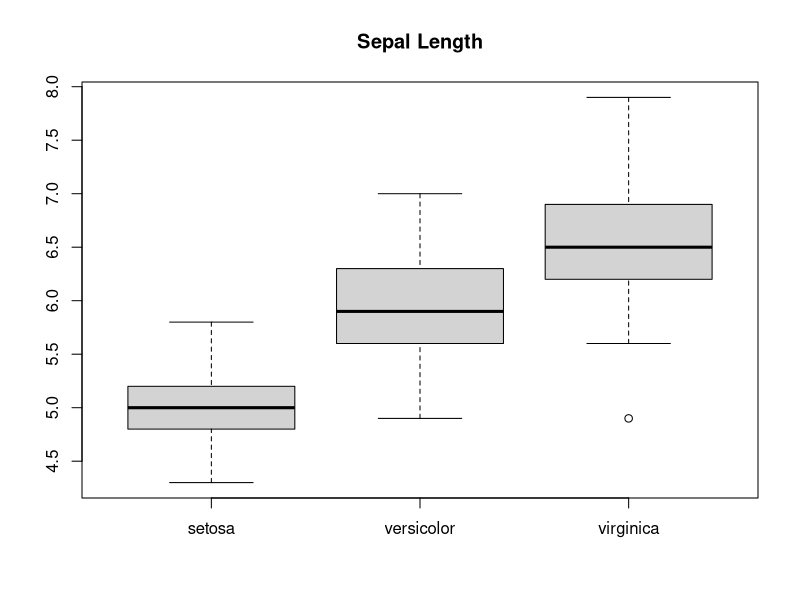
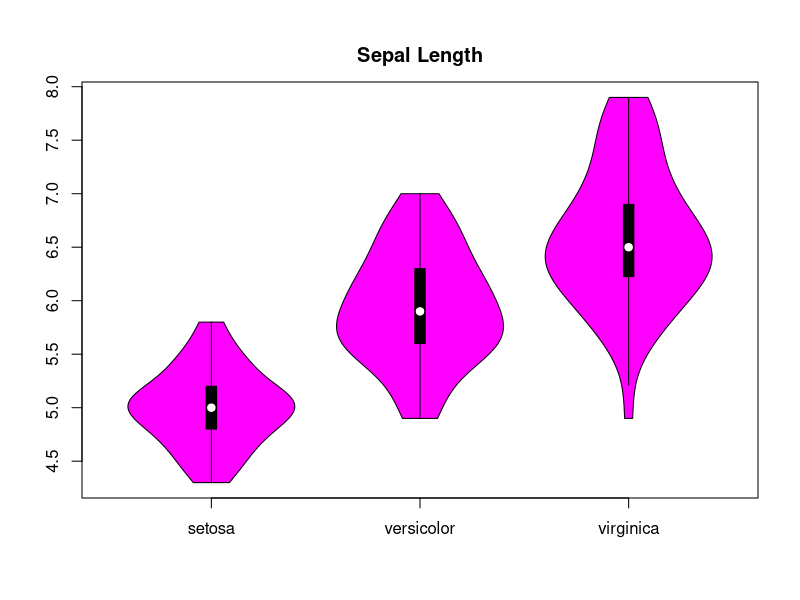
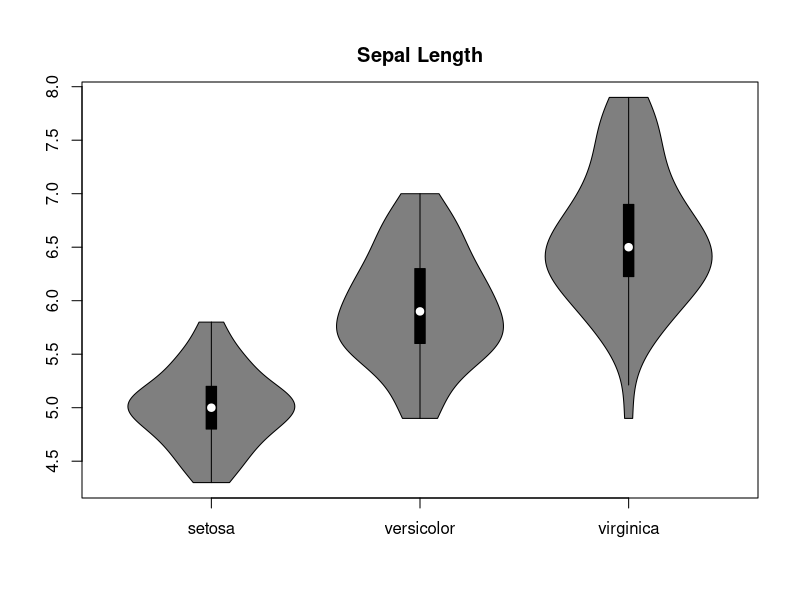
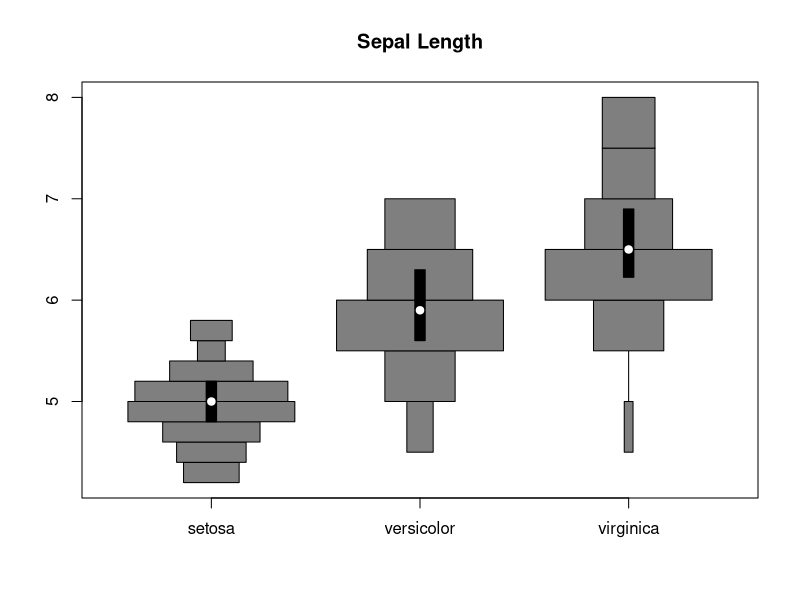
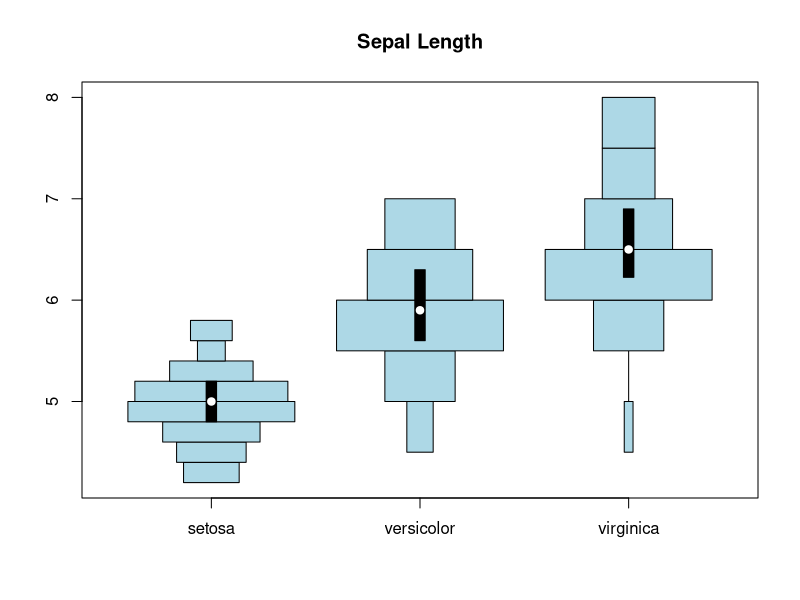
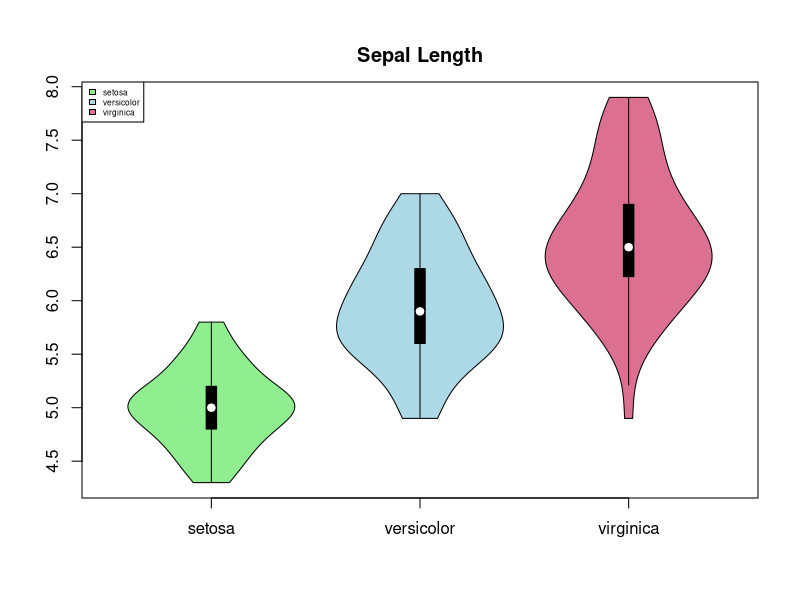
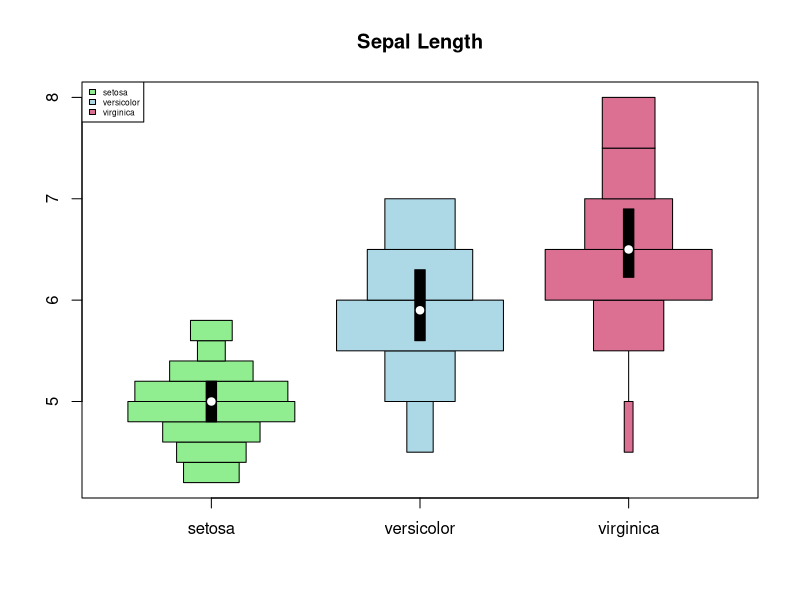
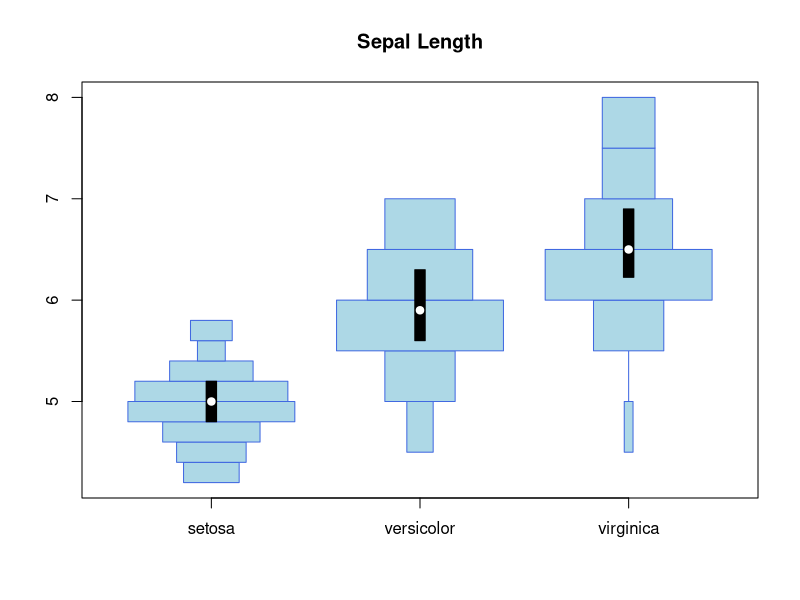

R code for these plots, in order:
## ---- chunk 1
library("vioplot")
## ---- chunk 2
data(iris)
boxplot(iris$Sepal.Length[iris$Species=="setosa"], iris$Sepal.Length[iris$Species=="versicolor"], iris$Sepal.Length[iris$Species=="virginica"], names=c("setosa", "versicolor", "virginica"), main = "Sepal Length")
vioplot(iris$Sepal.Length[iris$Species=="setosa"], iris$Sepal.Length[iris$Species=="versicolor"], iris$Sepal.Length[iris$Species=="virginica"], names=c("setosa", "versicolor", "virginica"), main = "Sepal Length", col="magenta")
## ---- chunk 3
vioplot(iris$Sepal.Length[iris$Species=="setosa"], iris$Sepal.Length[iris$Species=="versicolor"], iris$Sepal.Length[iris$Species=="virginica"], names=c("setosa", "versicolor", "virginica"), main = "Sepal Length")
## ---- chunk 4
histoplot(iris$Sepal.Length[iris$Species=="setosa"], iris$Sepal.Length[iris$Species=="versicolor"], iris$Sepal.Length[iris$Species=="virginica"], names=c("setosa", "versicolor", "virginica"), main = "Sepal Length")
## ---- chunk 5
histoplot(iris$Sepal.Length[iris$Species=="setosa"], iris$Sepal.Length[iris$Species=="versicolor"], iris$Sepal.Length[iris$Species=="virginica"], names=c("setosa", "versicolor", "virginica"), main = "Sepal Length", col="lightblue")
## ---- chunk 6
vioplot(iris$Sepal.Length[iris$Species=="setosa"], iris$Sepal.Length[iris$Species=="versicolor"], iris$Sepal.Length[iris$Species=="virginica"], names=c("setosa", "versicolor", "virginica"), main = "Sepal Length", col=c("lightgreen", "lightblue", "palevioletred"))
legend("topleft", legend=c("setosa", "versicolor", "virginica"), fill=c("lightgreen", "lightblue", "palevioletred"), cex = 0.5)
## ---- chunk 7
histoplot(iris$Sepal.Length[iris$Species=="setosa"], iris$Sepal.Length[iris$Species=="versicolor"], iris$Sepal.Length[iris$Species=="virginica"], names=c("setosa", "versicolor", "virginica"), main = "Sepal Length", col=c("lightgreen", "lightblue", "palevioletred"))
legend("topleft", legend=c("setosa", "versicolor", "virginica"), fill=c("lightgreen", "lightblue", "palevioletred"), cex = 0.5)
## ---- chunk 8
histoplot(iris$Sepal.Length[iris$Species=="setosa"], iris$Sepal.Length[iris$Species=="versicolor"], iris$Sepal.Length[iris$Species=="virginica"], names=c("setosa", "versicolor", "virginica"), main = "Sepal Length", col="lightblue", border="royalblue")
## ---- chunk 9
histoplot(iris$Sepal.Length[iris$Species=="setosa"], iris$Sepal.Length[iris$Species=="versicolor"], iris$Sepal.Length[iris$Species=="virginica"], names=c("setosa", "versicolor", "virginica"), main = "Sepal Length", rectCol="palevioletred", lineCol="violetred")
## ---- chunk 10
histoplot(iris$Sepal.Length[iris$Species=="setosa"], iris$Sepal.Length[iris$Species=="versicolor"], iris$Sepal.Length[iris$Species=="virginica"], names=c("setosa", "versicolor", "virginica"), main = "Sepal Length", colMed="violet")
## ---- chunk 11
histoplot(iris$Sepal.Length[iris$Species=="setosa"], iris$Sepal.Length[iris$Species=="versicolor"], iris$Sepal.Length[iris$Species=="virginica"], names=c("setosa", "versicolor", "virginica"), main = "Sepal Length", col="lightblue", border="royalblue", rectCol="palevioletred", lineCol="violetred", colMed="violet")
## ---- chunk 12
histoplot(iris$Sepal.Length[iris$Species=="setosa"], iris$Sepal.Length[iris$Species=="versicolor"], iris$Sepal.Length[iris$Species=="virginica"], names=c("setosa", "versicolor", "virginica"), main="Sepal Length (Equal Area)", areaEqual = T, col=c("lightgreen", "lightblue", "palevioletred"), border=c("darkolivegreen4", "royalblue4", "violetred4"), rectCol=c("forestgreen", "blue", "palevioletred3"), lineCol=c("darkolivegreen", "royalblue", "violetred4"), colMed=c("green", "cyan", "magenta"), pchMed=c(15, 17, 19))
## ---- chunk 13
data(iris)
summary(iris$Sepal.Width)
table(iris$Sepal.Width > mean(iris$Sepal.Width))
iris_large <- iris[iris$Sepal.Width > mean(iris$Sepal.Width), ]
iris_small <- iris[iris$Sepal.Width <= mean(iris$Sepal.Width), ]
## ---- chunk 14
{
  par(mfrow=c(1,2))
histoplot(Sepal.Length~Species, data=iris_small, col = "lightblue", plotCentre = "line")
histoplot(Sepal.Length~Species, data=iris_large, col = "palevioletred", plotCentre = "line")
par(mfrow=c(1,1))
}
## ---- chunk 15
histoplot(Sepal.Length~Species, data=iris_large, col = "palevioletred", plotCentre = "line", side = "right")
histoplot(Sepal.Length~Species, data=iris_small, col = "lightblue", plotCentre = "line", side = "left", add = T)
title(xlab = "Species", ylab = "Sepal Length")
legend("topleft", fill = c("lightblue", "palevioletred"), legend = c("small", "large"), title = "Sepal Width")
## ---- chunk 16
data(iris)
summary(iris$Sepal.Width)
table(iris$Sepal.Width > mean(iris$Sepal.Width))
iris_large <- iris[iris$Sepal.Width > mean(iris$Sepal.Width), ]
iris_small <- iris[iris$Sepal.Width <= mean(iris$Sepal.Width), ]
## ---- chunk 17
histoplot(Sepal.Length~Species, data=iris_large, col = "palevioletred", plotCentre = "line", side = "right")
histoplot(Sepal.Length~Species, data=iris_small, col = "lightblue", plotCentre = "line", side = "left", add = T)
title(xlab = "Species", ylab = "Sepal Length")
legend("topleft", fill = c("lightblue", "palevioletred"), legend = c("small", "large"), title = "Sepal Width")
## ---- chunk 18
dlist1 <- lapply(c(10,20,30,40), function(n) runif(n))
dlist2 <- lapply(c(100,200,300,400), function(n) runif(n))

hscale1 <- sapply(dlist1, function(r){
  max(hist(r, plot=FALSE, breaks=seq(0,1,by=.05))$density)})
histoplot(dlist1, side='left', col=grey(.3),
          breaks=seq(0,1,by=.05), add=FALSE, pchMed=NA, drawRect=FALSE, border=NA,
          wex=hscale1/length(hscale1))
hscale2 <- sapply(dlist2, function(r){
  max(hist(r, plot=FALSE, breaks=seq(0,1,by=.05))$density)})
histoplot(dlist2, side='right', col=grey(.7),
          breaks=seq(0,1,by=.05), add=TRUE, pchMed=NA, drawRect=FALSE, border=NA,
          wex=hscale2/length(hscale2))
## ---- chunk 19
dvec <- length(unlist(c(dlist1, dlist2)))/4

histoplot(dlist1, side='left', col=grey(.3),
          breaks=seq(0,1,by=.05), add=FALSE, pchMed=NA, drawRect=FALSE, border=NA,
          wex=sapply(dlist1, length)/dvec*hscale1/length(hscale1))
histoplot(dlist2, side='right', col=grey(.7),
          breaks=seq(0,1,by=.05), add=TRUE, pchMed=NA, drawRect=FALSE, border=NA,
          wex=sapply(dlist2, length)/dvec*hscale2/length(hscale2))
## ---- chunk 20
hist(runif(100), density=c(10,20), angle=c(22,90+22) ,col=1)

outer_legend <- function(...) {
  opar <- par(fig=c(0, 1, 0, 1), oma=c(0, 0, 0, 0), mar=c(0, 0, 0, 0), new=TRUE)
  on.exit(par(opar))
  plot(0, 0, type='n', bty='n', xaxt='n', yaxt='n')
  legend(...)
}
outer_legend('topright', pch=15, density=c(10,20), angle=c(22,90+22), col=0, legend=c('Y','N'))
